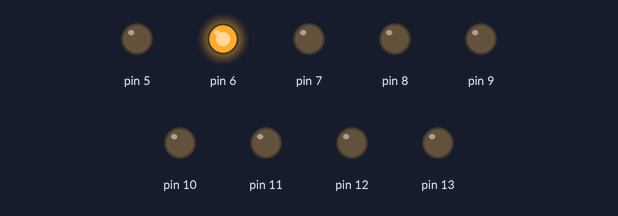
Simulated run of this sketch. Board: Arduino Uno, built with avr-gcc and run on an emulated ATmega328P. Shown: output pins drawn as LEDs (lit = HIGH).

Above: at 0.5 s.
At 2.5 s:
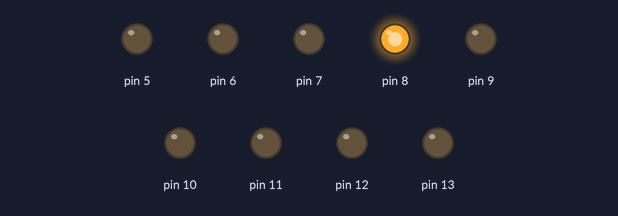
At 4.5 s:
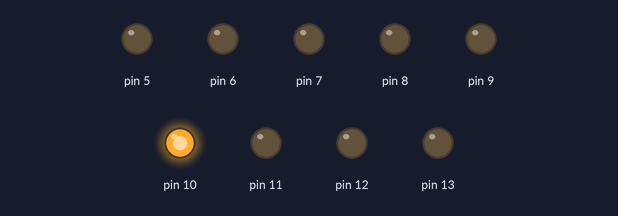
At 8.5 s:
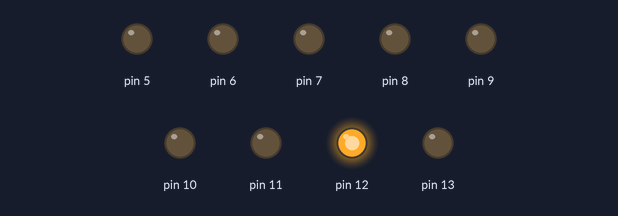
At 13.5 s:
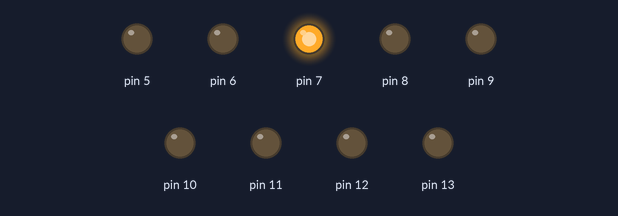
At 17.5 s:
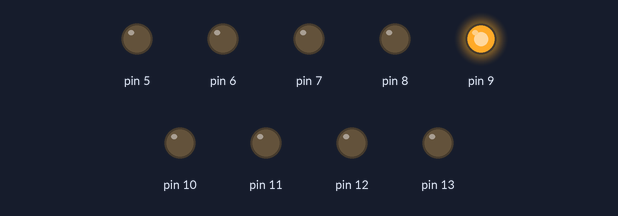
Timing chart, 0 to 18.2 s (numbered marks = the images above):
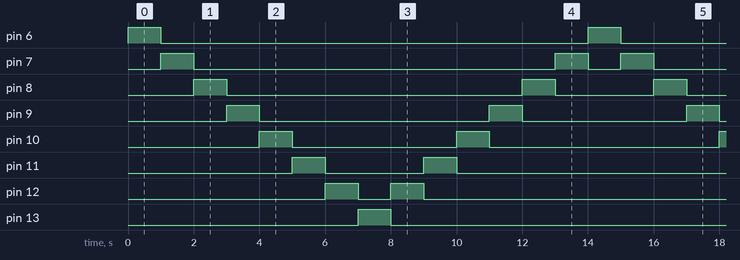

Measured:
- by itself, pin 6, pin 13: alternates HIGH for 1.0 s and LOW for 13.0 s
- by itself, pin 7: repeats every 14.0 s: LOW 11.0 s, HIGH 1.0 s, LOW 1.0 s, HIGH 1.0 s
- by itself, pin 8: repeats every 14.0 s: LOW 9.0 s, HIGH 1.0 s, LOW 3.0 s, HIGH 1.0 s
- by itself, pin 9: repeats every 14.0 s: LOW 7.0 s, HIGH 1.0 s, LOW 5.0 s, HIGH 1.0 s
- by itself, pin 10: repeats every 14.0 s: LOW 5.0 s, HIGH 1.0 s, LOW 7.0 s, HIGH 1.0 s
- by itself, pin 11: repeats every 14.0 s: LOW 3.0 s, HIGH 1.0 s, LOW 9.0 s, HIGH 1.0 s
- by itself, pin 12: repeats every 14.0 s: LOW 1.0 s, HIGH 1.0 s, LOW 11.0 s, HIGH 1.0 s

The sketch:

sketch_oct07a.ino
```cpp
//Percobaan 1
//Aksal Syah Falah

void setup() {
  // put your setup code here, to run once:
  for (int i=5; i<=13; i++){
    pinMode(i, OUTPUT);
    }
}

void loop() {
  // put your main code here, to run repeatedly:
  for (int pin=6; pin<=13; pin++){
    digitalWrite(pin, 1);
    delay(1000);
    digitalWrite(pin, 0);
  }
  for (int pin=12; pin>=7; pin--){
    digitalWrite(pin, 1);
    delay(1000);
    digitalWrite(pin, 0);
  }
}
```
